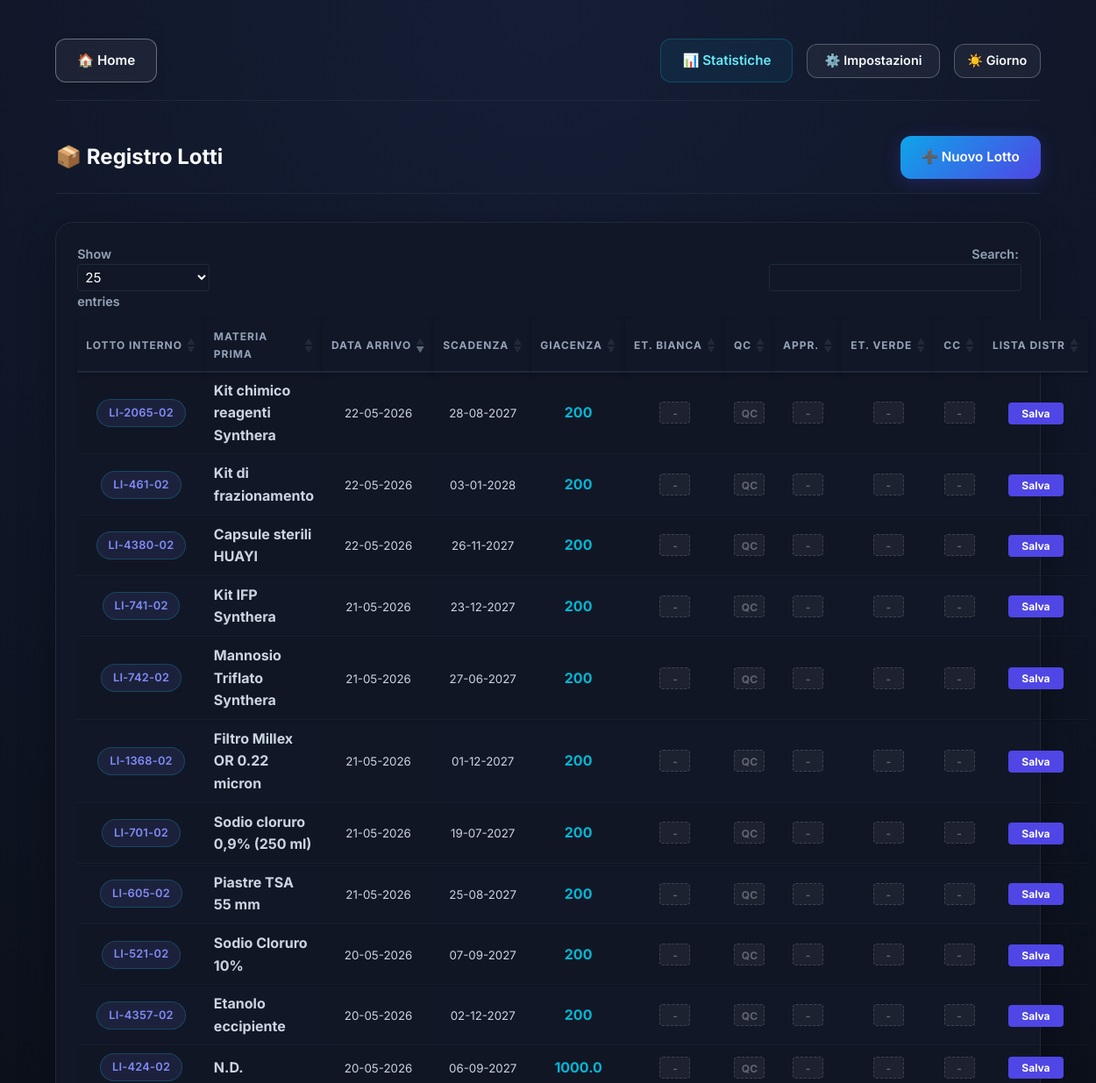
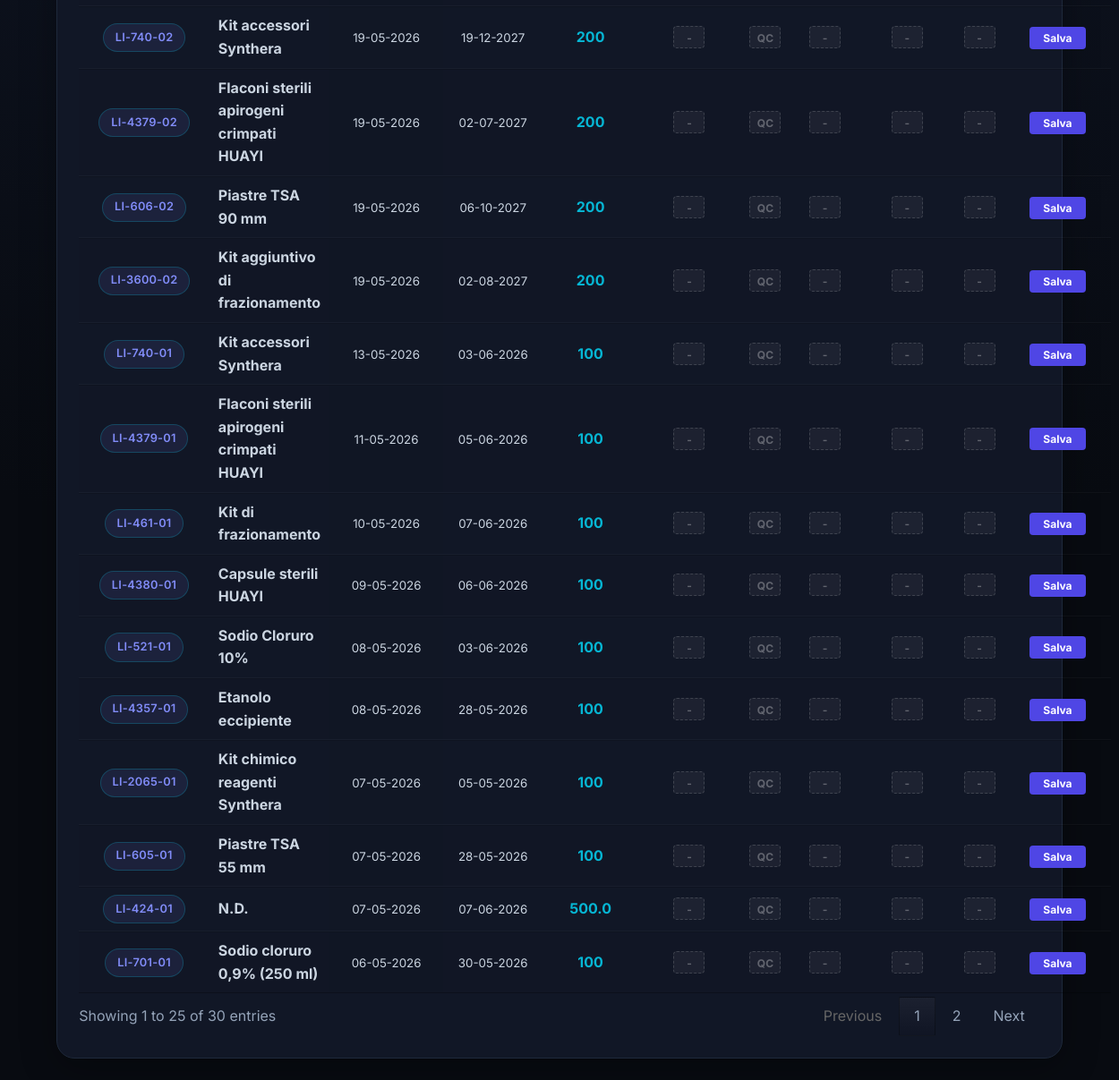
The app's page /lotti with its own data (2 pictures, top to bottom).
### tables this page shows
CREATE TABLE Lotti_Interni (
            lotto_interno TEXT PRIMARY KEY,
            data_arrivo TEXT,
            codice_mp TEXT,
            lotto_fornitore TEXT,
            fornitore TEXT,
            data_scadenza TEXT,
            qnt_arrivata TEXT,
            pz_x_cf TEXT,
            giacenza TEXT,
            data_consegna_qc TEXT,
            data_approvazione TEXT,
            arrivo_magazzino TEXT,
            consumi TEXT,
            ca TEXT,
            reparto TEXT,
            appr TEXT,
            etich TEXT,
            cc TEXT,
            codice_lotto TEXT,
            in_uso TEXT,
            chiuso TEXT, qc_attesa TEXT DEFAULT 'NO',
            FOREIGN KEY (codice_mp) REFERENCES Elenco_MP(codice)
        );

CREATE TABLE Elenco_MP (
            codice TEXT PRIMARY KEY,
            nome_mp TEXT,
            nome_file TEXT,
            unita_misura TEXT,
            nome_etichetta TEXT,
            uso TEXT,
            codice_fornitore TEXT,
            controcampione TEXT,
            distribuzione TEXT
        , scorta_minima FLOAT DEFAULT 0, ordine_magazzino INTEGER DEFAULT 999, categoria_magazzino TEXT);

### routes/lotti.py (the view)
    @app.route('/lotti')
    def lotti_list():
        conn = get_db_connection()
        lotti_rows = conn.execute('''
            SELECT L.*, M.nome_mp,
                   (SELECT COUNT(*) FROM Storico_Etichette S WHERE S.lotto_interno = L.lotto_interno AND S.tipo_stampa = 'BIANCO') as has_bianco,
                   (SELECT COUNT(*) FROM Storico_Etichette S WHERE S.lotto_interno = L.lotto_interno AND S.tipo_stampa = 'VERDE') as has_verde
            FROM Lotti_Interni L
            LEFT JOIN Elenco_MP M ON L.codice_mp = M.codice
            ORDER BY L.data_arrivo DESC
        ''').fetchall()
        lotti = [dict(row) for row in lotti_rows]
        materie = conn.execute('SELECT codice, nome_mp FROM Elenco_MP ORDER BY nome_mp ASC').fetchall()
        conn.close()
        return render_template('lotti_list.html', lotti=lotti, materie=materie)

### db_utils.py (called while the page is built)
def get_db_connection():
    conn = sqlite3.connect(RESOLVED_DB_PATH)
    conn.row_factory = sqlite3.Row
    return conn

### templates/lotti_list.html (shortened to what this page needs)
{% extends 'base.html' %}
{% block content %}
<link rel="stylesheet" type="text/css" href="https://cdn.datatables.net/1.13.6/css/jquery.dataTables.min.css">
<div
    style="display: flex; justify-content: space-between; align-items: center; margin-bottom: 2rem; border-bottom: 1px solid var(--border-color); padding-bottom: 1rem;">
    <h2 style="margin: 0;">📦 Registro Lotti</h2>
    <a href="{{ url_for('add_lotto') }}" class="btn btn-primary"
        style="display: inline-flex; align-items: center; gap: 0.5rem; text-decoration: none;">
        <span>➕ Nuovo Lotto</span>
    </a>
</div>
<div class="table-container" style="padding: 1.5rem;">
    <table id="lottiTable" class="display">
        <thead>
            <tr>
                <th>Lotto Interno</th>
                <th>Materia Prima</th>
                <th>Data Arrivo</th>
                <th>Scadenza</th>
                <th>Giacenza</th>
                <th>Et. Bianca</th>
                <th>QC</th>
                <th>APPR.</th>
                <th>Et. Verde</th>
                <th>CC</th>
                <th>Lista Distr</th>
            </tr>
        </thead>
        <tbody>
            {% for lotto in lotti %}
            <tr onclick="showDetails({{ lotto | tojson | forceescape }})">
                <td><span class="badge" style="background: rgba(129, 140, 248, 0.1); color: #818cf8;">{{
                        lotto['lotto_interno'] }}</span></td>
                <td><strong>{{ lotto['nome_mp'] or 'N.D.' }}</strong></td>
                <td><small>{{ lotto['data_arrivo'] | dateformat }}</small></td>
                <td><small>{{ lotto['data_scadenza'] | dateformat }}</small></td>
                <td><strong style="color: var(--accent-color)">{{ lotto['giacenza'] or '-' }}</strong></td>
                <td onclick="handleEtichettaBiancaClick(event, {{ lotto | tojson | forceescape }})">
                    {% if lotto['has_bianco'] and lotto['has_bianco'] > 0 %}
                    <span class="status-badge status-ok-white"
                        style="background: rgba(255, 255, 255, 0.85); color: #0f172a; border: 1px solid #ffffff; font-weight: bold; box-shadow: 0 2px 4px rgba(255,255,255,0.1);">OK</span>
                    {% else %}
                    <span class="status-badge status-none">-</span>
                    {% endif %}
                </td>
                <td onclick="handleQcClick(event, {{ lotto | tojson | forceescape }})"
                    oncontextmenu="handleQcRightClick(event, {{ lotto | tojson | forceescape }})">
                    {% if lotto['data_consegna_qc'] and lotto['data_consegna_qc'] != '-' %}
                    <span class="status-badge qc-green"
                        style="background-color: var(--success); color: white;">QC</span>
                    {% elif lotto['qc_attesa'] == 'SI' %}
                    <span class="status-badge qc-yellow pulse-warning"
                        style="background-color: var(--warning); color: white;">QC</span>
                    {% else %}
                    <span class="status-badge qc-grey">QC</span>
                    {% endif %}
                </td>
                <td onclick="handleApprClick(event, {{ lotto | tojson | forceescape }})">{% if lotto['appr']|lower in
                    ['ok', 'si', 'sì'] %}<span class="status-badge status-ok">OK</span>{% else %}<span
                        class="status-badge status-none">-</span>{% endif %}</td>
                <td onclick="handleEtichettaVerdeClick(event, {{ lotto | tojson | forceescape }})">
                    {% if (lotto['has_verde'] and lotto['has_verde'] > 0) or lotto['etich']|lower in ['ok', 'si', 'sì']
                    %}
                    <span class="status-badge status-ok">OK</span>
                    {% else %}
                    <span class="status-badge status-none">-</span>
                    {% endif %}
                </td>
                <td onclick="handleCcClick(event, {{ lotto | tojson | forceescape }})">{% if lotto['cc']|lower in ['ok',
                    'si', 'sì'] %}<span class="status-badge status-ok">OK</span>{% else %}<span
                        class="status-badge status-none">-</span>{% endif %}</td>
                <td onclick="handlePdfClick(event, '{{ lotto['lotto_interno'] }}')">
                    <span class="status-badge"
                        style="background-color: var(--primary-color); color: white; width: auto; padding: 0 15px;">Salva</span>
                </td>
            </tr>
            {% endfor %}
        </tbody>
    </table>
</div>
{% endblock %}

### static/css/style.css (style rules this page uses)
:root { color-scheme: dark; --bg-dark: #080b11; --card-bg: #111726; --card-hover-bg: #161e31; --accent-color: #06b6d4; --primary-color: #4f46e5; --text-primary: #f8fafc; --text-secondary: #94a3b8; --text-pale: #cbd5e1; --border-color: #1e293b; --border-hover: #334155; --muted-color: #475569; --success: #10b981; --warning: #f59e0b; --danger: #f43f5e; --gradient: linear-gradient(135deg, #0ea5e9 0%, #4f46e5 100%); --gradient-hover: linear-gradient(135deg, #0284c7 0%, #4338ca 100%); }
* { margin: 0; padding: 0; box-sizing: border-box; font-family: 'Inter', -apple-system, sans-serif; }
body { background-color: var(--bg-dark); background-image: radial-gradient(circle at 50% 0%, #151e36 0%, var(--bg-dark) 75%); color: var(--text-primary); line-height: 1.6; min-height: 100vh; }
.btn { display: inline-flex; align-items: center; justify-content: center; gap: 0.6rem; padding: 0.75rem 1.5rem; border-radius: 0.75rem; font-weight: 600; text-decoration: none; transition: all 0.3s cubic-bezier(0.16, 1, 0.3, 1); cursor: pointer; border: none; text-align: center; font-size: 0.95rem; }
.btn-primary { background: var(--gradient); color: white; box-shadow: 0 4px 20px rgba(79, 70, 229, 0.25); }
.table-container { background: var(--card-bg); border-radius: 1.25rem; border: 1px solid var(--border-color); overflow: hidden; box-shadow: 0 10px 40px rgba(0, 0, 0, 0.3); backdrop-filter: blur(10px); }
table { width: 100%; border-collapse: collapse; }
th, td { padding: 1.25rem 1.5rem; text-align: left; }
th { background: rgba(0, 0, 0, 0.25); color: var(--text-secondary); font-weight: 600; text-transform: uppercase; font-size: 0.75rem; letter-spacing: 0.08em; border-bottom: 1px solid var(--border-color); }
td { border-bottom: 1px solid rgba(255, 255, 255, 0.03); color: var(--text-pale); transition: background-color 0.2s ease, color 0.2s ease; }
tr:last-child td { border-bottom: none; }
.badge { background: rgba(6, 182, 212, 0.1); color: #67e8f9; padding: 0.3rem 0.8rem; border-radius: 9999px; font-size: 0.8rem; font-weight: 600; border: 1px solid rgba(6, 182, 212, 0.25); display: inline-block; letter-spacing: 0.02em; }

### templates/lotti_list.html (style rules this page uses)
.table-container { overflow: visible !important; }
table.dataTable { border-collapse: separate !important; border-spacing: 0 !important; }
table.dataTable thead th { border-bottom: 2px solid var(--border-color) !important; color: var(--text-secondary); position: sticky !important; top: 0 !important; z-index: 100 !important; background-color: var(--card-bg) !important; box-shadow: 0 2px 5px rgba(0, 0, 0, 0.3) !important; }
table.dataTable tbody tr { cursor: pointer; transition: background 0.2s; }
#lottiTable th, #lottiTable td { white-space: nowrap !important; text-align: center !important; vertical-align: middle !important; }
#lottiTable td:nth-child(2), #lottiTable th:nth-child(2) { text-align: left !important; white-space: normal !important; }
.status-badge { display: inline-block; width: 35px; height: 25px; line-height: 25px; text-align: center; border-radius: 4px; font-weight: bold; font-size: 0.75rem; cursor: pointer; transition: transform 0.2s cubic-bezier(0.16, 1, 0.3, 1), filter 0.2s ease; }
.status-none, .qc-grey { background-color: rgba(255, 255, 255, 0.05) !important; color: rgba(255, 255, 255, 0.3) !important; border: 1px dashed rgba(255, 255, 255, 0.15) !important; }

### records on screen
Lotti_Interni: lotto_interno "LI-2065-02", nome_mp "Kit chimico reagenti Synthera", data_arrivo "22-05-2026", data_scadenza "28-08-2027", giacenza "200", qc_attesa "QC"
Lotti_Interni: lotto_interno "LI-461-02", nome_mp "Kit di frazionamento", data_arrivo "22-05-2026", data_scadenza "03-01-2028", giacenza "200", qc_attesa "QC"
Lotti_Interni: lotto_interno "LI-4380-02", nome_mp "Capsule sterili HUAYI", data_arrivo "22-05-2026", data_scadenza "26-11-2027", giacenza "200", qc_attesa "QC"
Lotti_Interni: lotto_interno "LI-741-02", nome_mp "Kit IFP Synthera", data_arrivo "21-05-2026", data_scadenza "23-12-2027", giacenza "200", qc_attesa "QC"
Lotti_Interni: lotto_interno "LI-742-02", nome_mp "Mannosio Triflato Synthera", data_arrivo "21-05-2026", data_scadenza "27-06-2027", giacenza "200", qc_attesa "QC"
Lotti_Interni: lotto_interno "LI-1368-02", nome_mp "Filtro Millex OR 0.22 micron", data_arrivo "21-05-2026", data_scadenza "01-12-2027", giacenza "200", qc_attesa "QC"
Lotti_Interni: lotto_interno "LI-701-02", nome_mp "Sodio cloruro 0,9% (250 ml)", data_arrivo "21-05-2026", data_scadenza "19-07-2027", giacenza "200", qc_attesa "QC"
Lotti_Interni: lotto_interno "LI-605-02", nome_mp "Piastre TSA 55 mm", data_arrivo "21-05-2026", data_scadenza "25-08-2027", giacenza "200", qc_attesa "QC"
Lotti_Interni: lotto_interno "LI-521-02", nome_mp "Sodio Cloruro 10%", data_arrivo "20-05-2026", data_scadenza "07-09-2027", giacenza "200", qc_attesa "QC"
Lotti_Interni: lotto_interno "LI-4357-02", nome_mp "Etanolo eccipiente", data_arrivo "20-05-2026", data_scadenza "02-12-2027", giacenza "200", qc_attesa "QC"
Lotti_Interni: lotto_interno "LI-424-02", lotto "N.D.", data_arrivo "20-05-2026", data_scadenza "06-09-2027", giacenza "1000.0", qc_attesa "QC"
Lotti_Interni: lotto_interno "LI-740-02", nome_mp "Kit accessori Synthera", data_arrivo "19-05-2026", data_scadenza "19-12-2027", giacenza "200", qc_attesa "QC"
Lotti_Interni: lotto_interno "LI-4379-02", nome_mp "Flaconi sterili apirogeni crimpati HUAYI", data_arrivo "19-05-2026", data_scadenza "02-07-2027", giacenza "200", qc_attesa "QC"
Lotti_Interni: lotto_interno "LI-606-02", nome_mp "Piastre TSA 90 mm", data_arrivo "19-05-2026", data_scadenza "06-10-2027", giacenza "200", qc_attesa "QC"
Lotti_Interni: lotto_interno "LI-3600-02", nome_mp "Kit aggiuntivo di frazionamento", data_arrivo "19-05-2026", data_scadenza "02-08-2027", giacenza "200", qc_attesa "QC"
Lotti_Interni: lotto_interno "LI-740-01", nome_mp "Kit accessori Synthera", data_arrivo "13-05-2026", data_scadenza "03-06-2026", giacenza "100", qc_attesa "QC"
Lotti_Interni: lotto_interno "LI-4379-01", nome_mp "Flaconi sterili apirogeni crimpati HUAYI", data_arrivo "11-05-2026", data_scadenza "05-06-2026", giacenza "100", qc_attesa "QC"
Lotti_Interni: lotto_interno "LI-461-01", nome_mp "Kit di frazionamento", data_arrivo "10-05-2026", data_scadenza "07-06-2026", giacenza "100", qc_attesa "QC"
Lotti_Interni: lotto_interno "LI-4380-01", nome_mp "Capsule sterili HUAYI", data_arrivo "09-05-2026", data_scadenza "06-06-2026", giacenza "100", qc_attesa "QC"
Lotti_Interni: lotto_interno "LI-521-01", nome_mp "Sodio Cloruro 10%", data_arrivo "08-05-2026", data_scadenza "03-06-2026", giacenza "100", qc_attesa "QC"
Lotti_Interni: lotto_interno "LI-4357-01", nome_mp "Etanolo eccipiente", data_arrivo "08-05-2026", data_scadenza "28-05-2026", giacenza "100", qc_attesa "QC"
Lotti_Interni: lotto_interno "LI-2065-01", nome_mp "Kit chimico reagenti Synthera", data_arrivo "07-05-2026", data_scadenza "05-05-2026", giacenza "100", qc_attesa "QC"
Lotti_Interni: lotto_interno "LI-605-01", nome_mp "Piastre TSA 55 mm", data_arrivo "07-05-2026", data_scadenza "28-05-2026", giacenza "100", qc_attesa "QC"
Lotti_Interni: lotto_interno "LI-424-01", lotto "N.D.", data_arrivo "07-05-2026", data_scadenza "07-06-2026", giacenza "500.0", qc_attesa "QC"
Lotti_Interni: lotto_interno "LI-701-01", nome_mp "Sodio cloruro 0,9% (250 ml)", data_arrivo "06-05-2026", data_scadenza "30-05-2026", giacenza "100", qc_attesa "QC"
